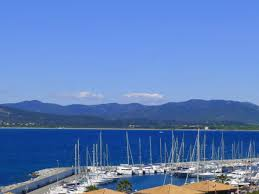
#> input picture Data/MerBase/cvcvc.jpeg, 259 x 194 px, given as the content of the folder Data/Mer/, which was not available
$ python -i ResizeImage.py   (imports and definitions only)
#> lines starting #> are read from the running program, lines starting #| are printed output that depends on the picture; pictures that were not available may be replaced by others from this repository, and a replacement may not be noted
import PIL
from PIL import Image
import os

def resizeImage() :

    files = os.listdir("Data/MerBase")

    for fileName in files :
        baseImage = Image.open("Data/MerBase/"+fileName)
        print(fileName)
        baseImage = baseImage.resize((200, 200))
        baseImage.save("Data/Mer/" + fileName)

    files = os.listdir("Data/AilleursBase")

    for fileName in files :
        baseImage = Image.open("Data/AilleursBase/"+fileName)
        print(fileName)
        baseImage = baseImage.resize((200, 200))
        baseImage.save("Data/Ailleurs/" + fileName)

def rotateSingleImage(baseImage, imageName, pathToSave, deg, imageNb) :
    newImage = baseImage.rotate(deg, Image.BICUBIC, True)
    newfile = imageName[0] + str(imageNb) + "." + imageName[1]
    newImage.save(pathToSave + newfile)

def rotateImage():
    pathToSave = "Data/Mer/"
    files = os.listdir(pathToSave)

    for fileName in files :
        baseImage = Image.open(pathToSave + fileName)
#> baseImage is the input picture: PIL image 259x194 RGB; mean R, G, B 92.6, 127, 186.5
        imageName = fileName.split(".")
        imageNb = 0

        for rotationPhase in range(0, 3) :
            for deg in range(1, 3) :
                rotateSingleImage(baseImage, imageName, pathToSave, rotationPhase * 90 + deg, imageNb)
                imageNb += 1

                rotateSingleImage(baseImage, imageName, pathToSave, rotationPhase * 90 - deg, imageNb)
                imageNb += 1

            rotateSingleImage(baseImage, imageName, pathToSave, (rotationPhase + 1) * 90, imageNb)
            imageNb += 1
#> this loop made 3 passes
#> pass 1, in rotateSingleImage (call 4), `newImage = baseImage.rotate(deg, Image.BICUBIC, True)`:
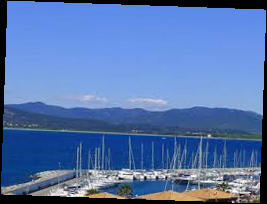
#> newImage: PIL image 267x204 RGB; mean R, G, B 85, 116.8, 171.6
#> after the loop, imageNb = 15

        for deg in range(1, 3):
            rotateSingleImage(baseImage, imageName, pathToSave, 270 + deg, imageNb)
            imageNb += 1

            rotateSingleImage(baseImage, imageName, pathToSave, 270 - deg, imageNb)
            imageNb += 1
#> this loop made 2 passes
#> imageNb on passes 1 to 2: 17, 19
#> pass 1, in rotateSingleImage (call 16), `newImage = baseImage.rotate(deg, Image.BICUBIC, True)`:
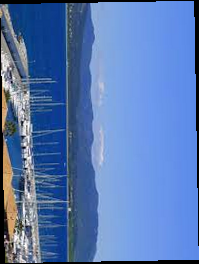
#> newImage: PIL image 199x264 RGB; mean R, G, B 88.1, 121.1, 178
#> pass 1, in rotateSingleImage (call 17), `newImage = baseImage.rotate(deg, Image.BICUBIC, True)`:
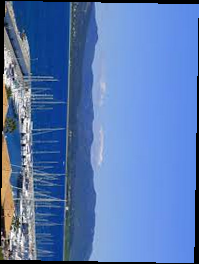
#> newImage: PIL image 199x264 RGB; mean R, G, B 88.1, 121, 177.9
#> pass 2, in rotateSingleImage (call 19), `newImage = baseImage.rotate(deg, Image.BICUBIC, True)`:
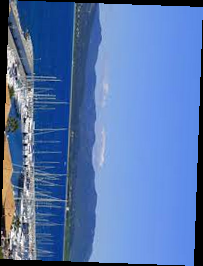
#> newImage: PIL image 203x266 RGB; mean R, G, B 85.7, 117.8, 173.1
#> after the loop, imageNb = 19

    pathToSave = "Data/Ailleurs/"
    files = os.listdir(pathToSave)

    for fileName in files:
        baseImage = Image.open(pathToSave + fileName)
        imageName = fileName.split(".")
        imageNb = 0

        for rotationPhase in range(0, 3):
            for deg in range(1, 3):
                rotateSingleImage(baseImage, imageName, pathToSave, rotationPhase * 90 + deg, imageNb)
                imageNb += 1

                rotateSingleImage(baseImage, imageName, pathToSave, rotationPhase * 90 - deg, imageNb)
                imageNb += 1

            rotateSingleImage(baseImage, imageName, pathToSave, (rotationPhase + 1) * 90, imageNb)
            imageNb += 1
#> this loop made 3 passes
#> pass 1, in rotateSingleImage (call 24), `newImage = baseImage.rotate(deg, Image.BICUBIC, True)`:
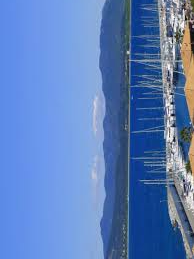
#> newImage: PIL image 194x259 RGB; mean R, G, B 92.6, 127, 186.5
#> pass 2, in rotateSingleImage (call 26), `newImage = baseImage.rotate(deg, Image.BICUBIC, True)`:
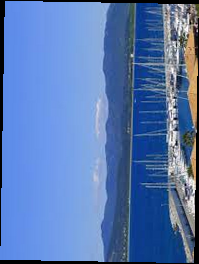
#> newImage: PIL image 199x264 RGB; mean R, G, B 88.1, 121, 177.9
#> pass 2, in rotateSingleImage (call 27), `newImage = baseImage.rotate(deg, Image.BICUBIC, True)`:
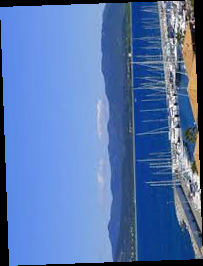
#> newImage: PIL image 203x266 RGB; mean R, G, B 85.7, 117.8, 173.1
#> after the loop, imageNb = 15

        for deg in range(1, 3):
            rotateSingleImage(baseImage, imageName, pathToSave, 270 + deg, imageNb)
            imageNb += 1

            rotateSingleImage(baseImage, imageName, pathToSave, 270 - deg, imageNb)
            imageNb += 1
#> after the loop, imageNb = 19

>>> result = rotateImage()

$ run again, on Data/MerBase/joutcx.jpeg
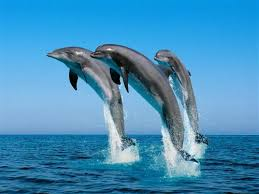
#> input picture Data/MerBase/joutcx.jpeg, 259 x 194 px, given as the content of the folder Data/Mer/, which was not available
#> in rotateImage, baseImage is the input picture: PIL image 259x194 RGB; mean R, G, B 68.9, 143.7, 187.1
#> after the loop in rotateImage, `for rotationPhase in range(0, 3) :`: imageNb = 15
#> the loop in rotateImage, `for deg in range(1, 3):` made 2 passes
#> imageNb on passes 1 to 2: 17, 19
#> pass 1, in rotateSingleImage (call 17), `newImage = baseImage.rotate(deg, Image.BICUBIC, True)`:
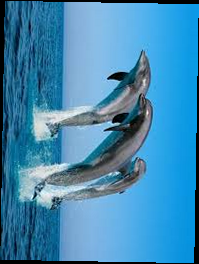
#> newImage: PIL image 199x264 RGB; mean R, G, B 65.5, 137, 178.5
#> after the loop in rotateImage, `for deg in range(1, 3):`: imageNb = 19
#> the loop in rotateImage, `for rotationPhase in range(0, 3):` made 3 passes
#> pass 2, in rotateSingleImage (call 27), `newImage = baseImage.rotate(deg, Image.BICUBIC, True)`:
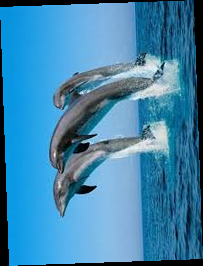
#> newImage: PIL image 203x266 RGB; mean R, G, B 63.7, 133.2, 173.6
#> after the loop in rotateImage, `for rotationPhase in range(0, 3):`: imageNb = 15
#> after the loop in rotateImage, `for deg in range(1, 3):`: imageNb = 19
